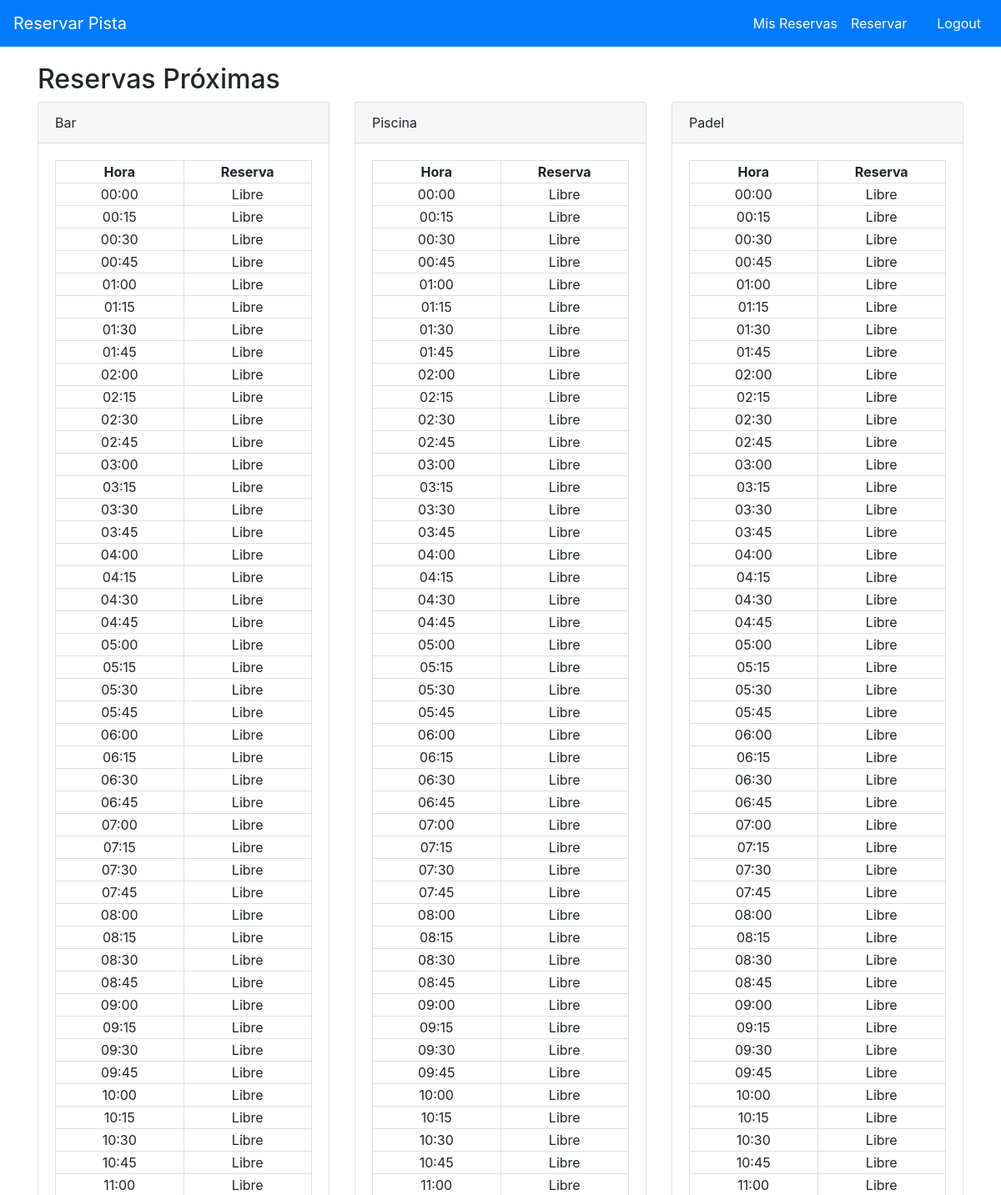
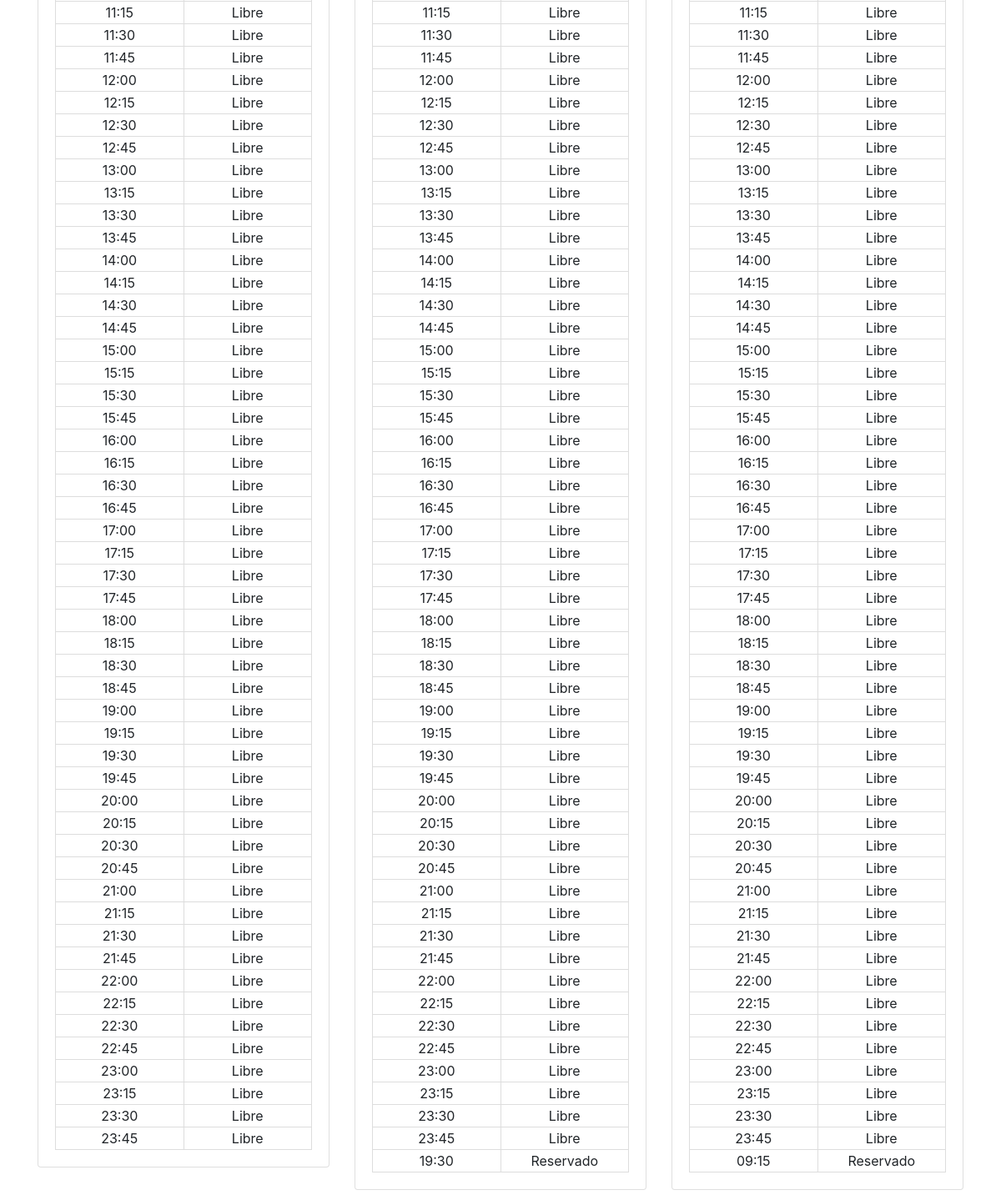
The page / (signed in) on the database its author committed (2 pictures, top to bottom).
### reservas/models.py (models this page shows, shortened)
class Pista(models.Model):
    nombre = models.CharField(max_length=100)
    tipo = models.CharField(max_length=10, choices=[('tenis', 'Tenis'), ('padel', 'Padel')])

class Reserva(models.Model):
    socio = models.ForeignKey(User, on_delete=models.CASCADE)
    pista = models.ForeignKey(Pista, on_delete=models.CASCADE)
    fecha_hora_inicio = models.DateTimeField()
    fecha_hora_fin = models.DateTimeField()
    jugadores = models.JSONField(default=list)

### reservas/views.py (the view)
# urls.py: path('', views.index, name='index'),
@login_required
def index(request):
    now = timezone.now()
    end_time = now + timezone.timedelta(days=1)
    pistas = Pista.objects.all()
    horas_del_dia = [now.replace(hour=h, minute=m, second=0, microsecond=0) for h in range(24) for m in (0, 15, 30, 45)]
    reservas = Reserva.objects.filter(fecha_hora_inicio__gte=now, fecha_hora_inicio__lte=end_time)
    reservas_por_pista = {pista.nombre: {hora: None for hora in horas_del_dia} for pista in pistas}
    for reserva in reservas:
        pista_nombre = reserva.pista.nombre
        hora_inicio = reserva.fecha_hora_inicio.replace(second=0, microsecond=0, tzinfo=None)
        reservas_por_pista[pista_nombre][hora_inicio] = reserva
    return render(request, 'reservas/index.html', {
        'reservas_por_pista': reservas_por_pista,
        'horas_del_dia': horas_del_dia,
        'now': now
    })

### reservas/templates/reservas/index.html
{% extends 'reservas/base.html' %}
{% block content %}
    <h2>Reservas Próximas</h2>
    <div class="row">
        {% for pista, horas in reservas_por_pista.items %}
            <div class="col-md-4">
                <div class="card">
                    <div class="card-header">{{ pista }}</div>
                    <div class="card-body">
                        <table class="reservation-table">
                            <thead>
                                <tr>
                                    <th>Hora</th>
                                    <th>Reserva</th>
                                </tr>
                            </thead>
                            <tbody>
                                {% for hora, reserva in horas.items %}
                                    <tr>
                                        <td>{{ hora|date:"H:i" }}</td>
                                        <td>{% if reserva %}Reservado{% else %}Libre{% endif %}</td>
                                    </tr>
                                {% endfor %}
                            </tbody>
                        </table>
                    </div>
                </div>
            </div>
        {% endfor %}
    </div>
{% endblock %}

### static/styles.css (style rules this page uses)
.card { margin-bottom: 20px; }
.reservation-table { width: 100%; table-layout: fixed; }
.reservation-table th, .reservation-table td { border: 1px solid #ddd; text-align: center; vertical-align: middle; }

### rows shown on the page
Pista: reservas_por_pista "Bar"
Pista: reservas_por_pista "Piscina"
Reserva: hora "19:30", shows "Reservado"
Pista: reservas_por_pista "Padel"
Reserva: hora "09:15", shows "Reservado"

### other values the page prints
{{ hora|date:"H:i" }} "00:00" "00:15" "00:30" "00:45" "01:00" "01:15" "01:30" "01:45" "02:00" "02:15" "02:30" "02:45" "03:00" "03:15" "03:30" "03:45" "04:00" "04:15" "04:30" "04:45" "05:00" "05:15" "05:30" "05:45" "06:00" "06:15" "06:30" "06:45" "07:00" "07:15" "07:30" "07:45" "08:00" "08:15" "08:30" "08:45" "09:00" "09:15" "09:30" "09:45" "10:00" "10:15" "10:30" "10:45" "11:00" "11:15" "11:30" "11:45" "12:00" "12:15" "12:30" "12:45" "13:00" "13:15" "13:30" "13:45" "14:00" "14:15" "14:30" "14:45" "15:00" "15:15" "15:30" "15:45" "16:00" "16:15" "16:30" "16:45" "17:00" "17:15" "17:30" "17:45" "18:00" "18:15" "18:30" "18:45" "19:00" "19:15" "19:30" "19:45" "20:00" "20:15" "20:30" "20:45" "21:00" "21:15" "21:30" "21:45" "22:00" "22:15" "22:30" "22:45" "23:00" "23:15" "23:30" "23:45" "00:00" "00:15" "00:30" "00:45" "01:00" "01:15" "01:30" "01:45" "02:00" "02:15" "02:30" "02:45" "03:00" "03:15" "03:30" "03:45" "04:00" "04:15" "04:30" "04:45" "05:00" "05:15" "05:30" "05:45" "06:00" "06:15" "06:30" "06:45" "07:00" "07:15" "07:30" "07:45" "08:00" "08:15" "08:30" "08:45" "09:00" "09:15" "09:30" "09:45" "10:00" "10:15" "10:30" "10:45" "11:00" "11:15" "11:30" "11:45" "12:00" "12:15" "12:30" "12:45" "13:00" "13:15" "13:30" "13:45" "14:00" "14:15" "14:30" "14:45" "15:00" "15:15" "15:30" "15:45" "16:00" "16:15" "16:30" "16:45" "17:00" "17:15" "17:30" "17:45" "18:00" "18:15" "18:30" "18:45" "19:00" "19:15" "19:30" "19:45" "20:00" "20:15" "20:30" "20:45" "21:00" "21:15" "21:30" "21:45" "22:00" "22:15" "22:30" "22:45" "23:00" "23:15" "23:30" "23:45" "00:00" "00:15" "00:30" "00:45" "01:00" "01:15" "01:30" "01:45" "02:00" "02:15" "02:30" "02:45" "03:00" "03:15" "03:30" "03:45" "04:00" "04:15" "04:30" "04:45" "05:00" "05:15" "05:30" "05:45" "06:00" "06:15" "06:30" "06:45" "07:00" "07:15" "07:30" "07:45" "08:00" "08:15" "08:30" "08:45" "09:00" "09:15" "09:30" "09:45" "10:00" "10:15" "10:30" "10:45" "11:00" "11:15" "11:30" "11:45" "12:00" "12:15" "12:30" "12:45" "13:00" "13:15" "13:30" "13:45" "14:00" "14:15" "14:30" "14:45" "15:00" "15:15" "15:30" "15:45" "16:00" "16:15" "16:30" "16:45" "17:00" "17:15" "17:30" "17:45" "18:00" "18:15" "18:30" "18:45" "19:00" "19:15" "19:30" "19:45" "20:00" "20:15" "20:30" "20:45" "21:00" "21:15" "21:30" "21:45" "22:00" "22:15" "22:30" "22:45" "23:00" "23:15" "23:30" "23:45"
